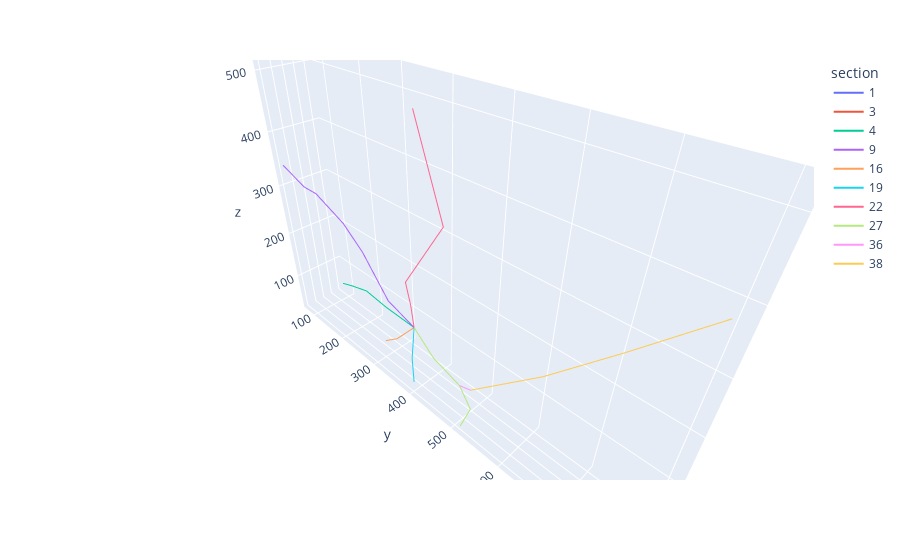

The notebook cell this image was saved under:
### Code cell
i = 23
labels_file = files[i]
print(labels_file)
sections, section_graph, branches, terminals, scale = load_labels(labels_file, adjust=True)
# Create a DataFrame for plotting
data = []
# Iterate through the sections dictionary
for section_id, section_data in sections.items():
    # flatten the section into one list of consecutive points instead of segments (point pairs)
    for segment in section_data:
        point = segment[0] 
        data.append([section_id, point[0].item(), point[1].item(), point[2].item()])
df_sections = pd.DataFrame(data, columns=["section", "x", "y", "z"])

fig = px.line_3d(df_sections, x="x", y="y", z="z", color='section', )
fig.update_layout(scene_aspectmode='data')
fig.show()

### Figure 1 — Plotly figure (JSON) as saved in the notebook; plotly's stock layout.template omitted (floating-point values rounded to 4 significant figures)
{"data": [{"hovertemplate": "section=1<br>x=%{x}<br>y=%{y}<br>z=%{z}<extra></extra>", "legendgroup": "1", "line": {"color": "#636efa", "dash": "solid"}, "marker": {"symbol": "circle"}, "mode": "lines", "name": "1", "scene": "scene", "showlegend": true, "type": "scatter3d", "x": [96.6], "y": [405.4], "z": [168.6]}, {"hovertemplate": "section=3<br>x=%{x}<br>y=%{y}<br>z=%{z}<extra></extra>", "legendgroup": "3", "line": {"color": "#EF553B", "dash": "solid"}, "marker": {"symbol": "circle"}, "mode": "lines", "name": "3", "scene": "scene", "showlegend": true, "type": "scatter3d", "x": [96.6], "y": [405.4], "z": [168.6]}, {"hovertemplate": "section=4<br>x=%{x}<br>y=%{y}<br>z=%{z}<extra></extra>", "legendgroup": "4", "line": {"color": "#00cc96", "dash": "solid"}, "marker": {"symbol": "circle"}, "mode": "lines", "name": "4", "scene": "scene", "showlegend": true, "type": "scatter3d", "x": [96.6, 105.6, 105.6, 105.6, 105.6], "y": [405.4, 348, 298, 257.8, 227.5], "z": [168.6, 182.3, 187.8, 176.5, 166.4]}, {"hovertemplate": "section=9<br>x=%{x}<br>y=%{y}<br>z=%{z}<extra></extra>", "legendgroup": "9", "line": {"color": "#ab63fa", "dash": "solid"}, "marker": {"symbol": "circle"}, "mode": "lines", "name": "9", "scene": "scene", "showlegend": true, "type": "scatter3d", "x": [96.6, 104.1, 104.1, 104.1, 104.1, 104.1, 104.1], "y": [405.4, 353.7, 297, 252.2, 181.5, 146.3, 84.4], "z": [168.6, 197.5, 263.8, 297.8, 325.2, 325.1, 345.3]}, {"hovertemplate": "section=16<br>x=%{x}<br>y=%{y}<br>z=%{z}<extra></extra>", "legendgroup": "16", "line": {"color": "#FFA15A", "dash": "solid"}, "marker": {"symbol": "circle"}, "mode": "lines", "name": "16", "scene": "scene", "showlegend": true, "type": "scatter3d", "x": [96.6, 104.1, 104.1], "y": [405.4, 369.1, 336.9], "z": [168.6, 125.8, 100.1]}, {"hovertemplate": "section=19<br>x=%{x}<br>y=%{y}<br>z=%{z}<extra></extra>", "legendgroup": "19", "line": {"color": "#19d3f3", "dash": "solid"}, "marker": {"symbol": "circle"}, "mode": "lines", "name": "19", "scene": "scene", "showlegend": true, "type": "scatter3d", "x": [96.6, 104.1, 104.1], "y": [405.4, 405.4, 407.1], "z": [168.6, 106.4, 51.7]}, {"hovertemplate": "section=22<br>x=%{x}<br>y=%{y}<br>z=%{z}<extra></extra>", "legendgroup": "22", "line": {"color": "#FF6692", "dash": "solid"}, "marker": {"symbol": "circle"}, "mode": "lines", "name": "22", "scene": "scene", "showlegend": true, "type": "scatter3d", "x": [96.6, 104.1, 104.1, 104.1, 104.1], "y": [405.4, 408.8, 399.6, 479.8, 430.8], "z": [168.6, 220.5, 258.5, 385.7, 521.4]}, {"hovertemplate": "section=27<br>x=%{x}<br>y=%{y}<br>z=%{z}<extra></extra>", "legendgroup": "27", "line": {"color": "#B6E880", "dash": "solid"}, "marker": {"symbol": "circle"}, "mode": "lines", "name": "27", "scene": "scene", "showlegend": true, "type": "scatter3d", "x": [96.6, 104.1, 104.1, 104.1, 104.1, 104.1, 104.1, 104.1, 104.1], "y": [405.4, 456.3, 492, 497.1, 502.2, 507.4, 512.6, 536, 515.9], "z": [168.6, 143.5, 132.1, 130.5, 128.8, 127.2, 125.6, 91.9, 33.9]}, {"hovertemplate": "section=36<br>x=%{x}<br>y=%{y}<br>z=%{z}<extra></extra>", "legendgroup": "36", "line": {"color": "#FF97FF", "dash": "solid"}, "marker": {"symbol": "circle"}, "mode": "lines", "name": "36", "scene": "scene", "showlegend": true, "type": "scatter3d", "x": [104.1, 104.1], "y": [512.6, 534.7], "z": [125.6, 133]}, {"hovertemplate": "section=38<br>x=%{x}<br>y=%{y}<br>z=%{z}<extra></extra>", "legendgroup": "38", "line": {"color": "#FECB52", "dash": "solid"}, "marker": {"symbol": "circle"}, "mode": "lines", "name": "38", "scene": "scene", "showlegend": true, "type": "scatter3d", "x": [104.1, 104.1, 57.6, 10], "y": [534.7, 649.1, 718.1, 795.4], "z": [133, 248.6, 303.7, 371.7]}], "layout": {"legend": {"title": {"text": "section"}, "tracegroupgap": 0}, "margin": {"t": 60}, "scene": {"aspectmode": "data", "domain": {"x": [0, 1], "y": [0, 1]}, "xaxis": {"title": {"text": "x"}}, "yaxis": {"title": {"text": "y"}}, "zaxis": {"title": {"text": "z"}}}}}
